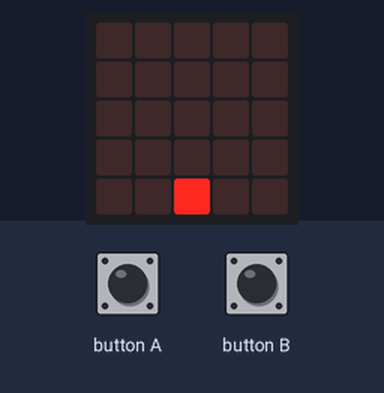
This program was run on a simulated BBC micro:bit (MakeCode). On the bench: the board's 5×5 LED display. The test bench sets the inputs (shaded band).

Above: at 1.2 s.
1.3 s: button A pressed for 0.15 s
At 2.6 s:
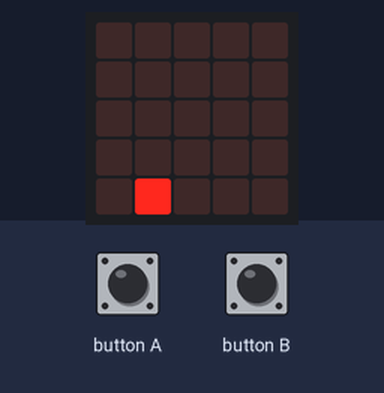
2.9 s: button A pressed for 0.15 s
At 4.1 s:
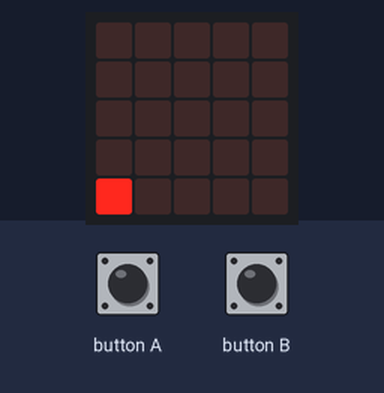
4.5 s: button B pressed for 0.15 s
At 5.3 s:
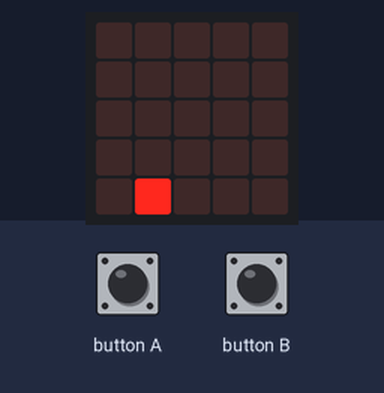
6.1 s: button B pressed 5 times (0.12 s each, 0.3 s apart)
At 7.1 s:
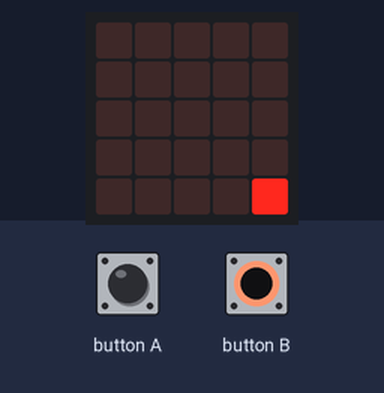
Timing chart, 0 to 9.1 s (numbered marks = the images above; inputs shaded):
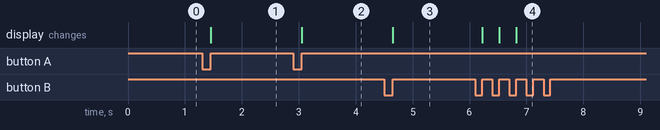

Measured:
- after the input at 1.3 s, the display: changes after 0.15 s (image 1)
- after the input at 2.9 s, the display: changes after 0.15 s (image 2)
- after the input at 4.5 s, the display: changes after 0.15 s (image 3)
- after the input at 6.1 s, the display: first changes after 0.12 s (image 4 shows a later state)

The program:

main.ts
```typescript
input.onButtonPressed(Button.A, function () {
    playerSprite.change(LedSpriteProperty.X, -1)
})
input.onButtonPressed(Button.B, function () {
    playerSprite.change(LedSpriteProperty.X, 1)
})
let playerSprite: game.LedSprite = null
playerSprite = game.createSprite(2, 4)
basic.forever(function () {

})
```

test.ts
```typescript
// tests gaan hier; deze zal niet worden gecompileerd wanneer dit pakket wordt gebruikt als extensie.
```
